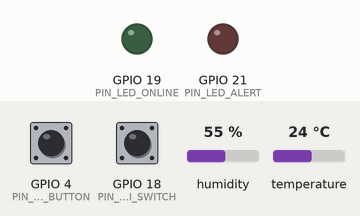
Bench run of a sketch on a simulated ESP32. On the bench: output pins drawn as LEDs (lit = HIGH). The inputs (shaded band) are chosen by the test bench; at power-on: temperature 24 °C, GPIO 18 (PIN_WIFI_SWITCH) LOW, GPIO 4 (PIN_BEAT_BUTTON) HIGH, humidity 55 %. WiFi joins after 1.5 s; servers stay silent unless stated; the local clock reads 2024-03-15 10:24:30 at power-on unless the sketch sets it; random numbers use the default seed unless the sketch sets one; no MQTT or app messages arrive unless stated; what the sketch prints to the serial monitor is not drawn.

Above: at 1.2 s.
1.3 s: temperature set to 37.3 °C
6.2 s: temperature set to 38.6 °C
At 10.5 s:
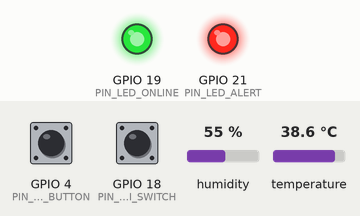
11.5 s: GPIO 18 (PIN_WIFI_SWITCH) pulled HIGH for 0.15 s
At 11.6 s:
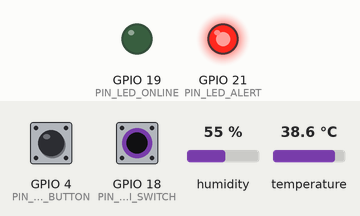
13.2 s: temperature set to 12 °C
At 15.5 s:
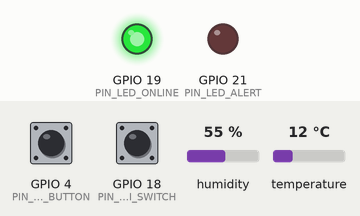
16.5 s: temperature set to 41 °C
At 20.7 s:
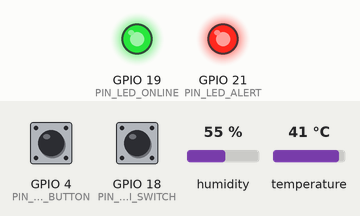
Timing chart, 0 to 22.2 s (numbered marks = the images above; inputs shaded):
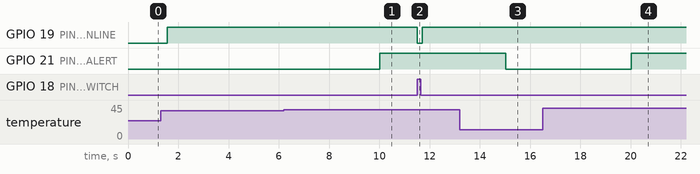

Measured:
- the behaviour switches between 38 and 38.1 °C on temperature (found by bisection; images 0 and 1)
- after the input at 6.2 s, GPIO 21 (PIN_LED_ALERT): LOW → HIGH after 3.8 s
- after the input at 11.5 s, GPIO 19 (PIN_LED_ONLINE): HIGH → LOW at once, → HIGH 0.20 s later
- after the input at 13.2 s, GPIO 21 (PIN_LED_ALERT): HIGH → LOW after 1.8 s
- after the input at 16.5 s, GPIO 21 (PIN_LED_ALERT): LOW → HIGH after 3.5 s

The sketch:

sketch.ino
```cpp
/*
 * CardioIA - Fase 3: Monitoramento Continuo (wearable cardiaco simulado)
 * Autor: Jefferson de Souza Oliveira - RM568138 - Turma 2TIAOR
 *
 * Fluxo: captura -> processamento local -> fila offline -> MQTT/Serial -> dashboard.
 *
 * Toda amostra passa pela fila circular, mesmo com conexao ativa. Ela so sai da fila
 * depois que o envio e confirmado. Com isso, online e offline usam o mesmo caminho e
 * nao existe um trecho de codigo exclusivo para a sincronizacao.
 *
 * Hardware (ver diagram.json):
 *   DHT22         GPIO15  temperatura e umidade (sensor 1)
 *   Botao         GPIO4   cada toque simula um batimento (sensor 2)
 *   Chave         GPIO18  simula o Wi-Fi: esquerda = conectado, direita = sem conexao
 *   LED verde     GPIO19  conectado
 *   LED vermelho  GPIO21  alerta local (funciona mesmo sem conexao)
 *
 * Dados simulados. Este prototipo nao e um dispositivo medico.
 */
#include <Arduino.h>
#include <DHTesp.h>
#include <MQTT.h>
#include <WiFi.h>
#include <WiFiClientSecure.h>
#include <time.h>

#include "ring_buffer.h"

// 1 = envia ao broker MQTT (Parte 2) e registra no Serial.
// 0 = somente Serial: o Monitor Serial faz o papel da nuvem (Parte 1).
#define MQTT_ENABLED 1

// ---------------------------------- Pinos -----------------------------------
const uint8_t PIN_DHT = 15;
const uint8_t PIN_BEAT_BUTTON = 4;
const uint8_t PIN_WIFI_SWITCH = 18;
const uint8_t PIN_LED_ONLINE = 19;
const uint8_t PIN_LED_ALERT = 21;

// ------------------------------- Configuracao --------------------------------
const char *DEVICE_ID = "cardioia-7f3a9c";  // sufixo evita colisao de topicos no broker publico
const char *WIFI_SSID = "Wokwi-GUEST";  // rede aberta do simulador

// Broker publico da HiveMQ, sem autenticacao: qualquer pessoa pode ler e publicar nos
// topicos. Aceitavel aqui porque os dados sao simulados; em producao exigiria broker
// privado e autenticacao por dispositivo (ver docs/).
const char *MQTT_HOST = "broker.hivemq.com";
const uint16_t MQTT_PORT = 8883;  // MQTT sobre TLS

const uint32_t SAMPLE_PERIOD_MS = 5000;  // uma amostra a cada 5 s

// Capacidade: 5.000 amostras x 5 s = cerca de 6,9 h sem conexao, usando 80 KB de RAM
// (16 bytes por amostra). Cobre uma saida prolongada do paciente sem rede.
#ifndef BUFFER_CAPACITY
#define BUFFER_CAPACITY 5000
#endif

const uint8_t FLUSH_PER_LOOP = 10;      // envia em lotes para nao travar a captura
const uint32_t BEAT_DEBOUNCE_MS = 80;   // filtra o repique do botao
const uint32_t BEAT_TIMEOUT_MS = 10000; // sem toques por 10 s = sem sinal (bpm 0)
const uint32_t MQTT_RETRY_MS = 5000;    // intervalo entre tentativas de conexao
const uint32_t BACKLOG_AGE_MS = 2 * SAMPLE_PERIOD_MS;  // amostra mais velha e backlog

// Limites de alerta definidos para o projeto.
const uint16_t BPM_MAX = 120;    // acima: taquicardia
const uint16_t BPM_MIN = 50;     // abaixo (com sinal): bradicardia
const int16_t TEMP_MAX_DECI = 380;  // acima de 38,0 C: febre

// ---------------------------------- Modelo -----------------------------------
struct Sample {
  uint32_t seq;         // numero de sequencia, permite detectar perdas na nuvem
  uint32_t capturedMs;  // millis() da captura; o horario real e calculado no envio
  int16_t tempDeci;     // temperatura em decimos de grau (365 = 36,5 C)
  int16_t humDeci;      // umidade em decimos de % (550 = 55,0 %)
  uint16_t bpm;         // 0 = sem sinal
};
static_assert(sizeof(Sample) == 16, "Sample deve ocupar 16 bytes");

const int16_t SENSOR_FAIL = INT16_MIN;  // marca uma leitura invalida do DHT22

enum AlertFlags : uint8_t { ALERT_TACHY = 1, ALERT_BRADY = 2, ALERT_FEVER = 4 };

RingBuffer<Sample> buffer;
DHTesp dht;
uint32_t nextSeq = 1;
uint32_t lastSampleMs = 0;
bool linkUp = false;  // ultimo estado de conexao informado no Serial

// --------------------------------- Batimentos ---------------------------------
// A interrupcao registra o instante de cada toque, sem perder batimentos enquanto o
// loop esta ocupado com a rede.
const uint8_t BEAT_WINDOW = 6;  // 6 toques = 5 intervalos na media
volatile uint32_t beatTimes[BEAT_WINDOW];
volatile uint8_t beatCount = 0;
portMUX_TYPE beatMux = portMUX_INITIALIZER_UNLOCKED;

void IRAM_ATTR onBeat() {
  const uint32_t now = millis();
  portENTER_CRITICAL_ISR(&beatMux);
  const uint32_t last = beatCount ? beatTimes[beatCount - 1] : 0;
  if (beatCount == 0 || now - last >= BEAT_DEBOUNCE_MS) {
    if (beatCount && now - last > BEAT_TIMEOUT_MS) beatCount = 0;  // nova sequencia
    if (beatCount == BEAT_WINDOW) {
      for (uint8_t i = 1; i < BEAT_WINDOW; i++) beatTimes[i - 1] = beatTimes[i];
      beatCount = beatCount - 1;
    }
    beatTimes[beatCount] = now;
    beatCount = beatCount + 1;
  }
  portEXIT_CRITICAL_ISR(&beatMux);
}

// Calcula o BPM pela media dos ultimos intervalos. Contar toques por 60 s deixaria a
// leitura lenta demais para reagir a uma mudanca de ritmo.
uint16_t currentBpm() {
  portENTER_CRITICAL(&beatMux);
  const uint8_t n = beatCount;
  const uint32_t first = n ? beatTimes[0] : 0;
  const uint32_t last = n ? beatTimes[n - 1] : 0;
  portEXIT_CRITICAL(&beatMux);

  // Exige ao menos 3 toques: com 2, um intervalo isolado geraria um falso alerta.
  if (n < 3 || millis() - last > BEAT_TIMEOUT_MS) return 0;
  const uint32_t avgInterval = (last - first) / (n - 1);
  return avgInterval ? (uint16_t)(60000UL / avgInterval) : 0;
}

// ----------------------------------- Alertas -----------------------------------
uint8_t evaluateAlerts(const Sample &s) {
  uint8_t flags = 0;
  if (s.bpm > BPM_MAX) flags |= ALERT_TACHY;
  if (s.bpm > 0 && s.bpm < BPM_MIN) flags |= ALERT_BRADY;
  if (s.tempDeci != SENSOR_FAIL && s.tempDeci > TEMP_MAX_DECI) flags |= ALERT_FEVER;
  return flags;
}

const char *alertText(uint8_t flags) {
  switch (flags) {
    case 0: return "normal";
    case ALERT_TACHY: return "taquicardia";
    case ALERT_BRADY: return "bradicardia";
    case ALERT_FEVER: return "febre";
    case ALERT_TACHY | ALERT_FEVER: return "taquicardia+febre";
    case ALERT_BRADY | ALERT_FEVER: return "bradicardia+febre";
    default: return "indefinido";
  }
}

// ------------------------------------ JSON -------------------------------------
// Horario real da captura = agora - idade da amostra. Assim, amostras coletadas antes
// de o relogio sincronizar tambem recebem o horario correto. Retorna 0 se nao houver NTP.
uint32_t captureEpoch(const Sample &s) {
  const time_t now = time(nullptr);
  if (now < 1700000000) return 0;
  return (uint32_t)now - (millis() - s.capturedMs) / 1000;
}

void formatJson(const Sample &s, bool backlog, char *out, size_t len) {
  char temp[8] = "null", hum[8] = "null";  // sensor com falha vira null no JSON
  if (s.tempDeci != SENSOR_FAIL) snprintf(temp, sizeof temp, "%.1f", s.tempDeci / 10.0f);
  if (s.humDeci != SENSOR_FAIL) snprintf(hum, sizeof hum, "%.1f", s.humDeci / 10.0f);
  snprintf(out, len,
           "{\"device\":\"%s\",\"seq\":%lu,\"ts\":%lu,\"temp\":%s,\"hum\":%s,\"bpm\":%u,"
           "\"alert\":\"%s\",\"backlog\":%s,\"queue\":%u,\"dropped\":%lu}",
           DEVICE_ID, (unsigned long)s.seq, (unsigned long)captureEpoch(s), temp, hum, s.bpm,
           alertText(evaluateAlerts(s)), backlog ? "true" : "false", (unsigned)buffer.size() - 1,  // fila sem esta amostra
           (unsigned long)buffer.dropped());
}

// ------------------------------------ Rede -------------------------------------
// Conectividade simulada: a variavel booleana pedida no enunciado, controlada pela chave.
bool connectivityEnabled() { return digitalRead(PIN_WIFI_SWITCH) == LOW; }

#if MQTT_ENABLED
WiFiClientSecure tlsClient;
MQTTClient mqtt(512);
String topicVitals, topicBacklog, topicStatus, clientId;
uint32_t lastMqttAttemptMs = 0;
bool ntpStarted = false;

void setupNetwork() {
  topicVitals = String("cardioia/") + DEVICE_ID + "/vitals";
  topicBacklog = String("cardioia/") + DEVICE_ID + "/backlog";
  topicStatus = String("cardioia/") + DEVICE_ID + "/status";
  // No broker publico, dois clientes com o mesmo ID derrubam um ao outro.
  clientId = String(DEVICE_ID) + "-" + String((uint32_t)esp_random(), HEX);

  WiFi.mode(WIFI_STA);
  WiFi.begin(WIFI_SSID, "", 6);  // canal 6 acelera a conexao no Wokwi

  // TLS criptografa o trafego, mas setInsecure() nao valida o certificado do broker.
  // Limitacao aceita no prototipo e documentada no relatorio.
  tlsClient.setInsecure();
  mqtt.begin(MQTT_HOST, MQTT_PORT, tlsClient);
  mqtt.setOptions(30, true, 3000);  // keep-alive 30 s, sessao limpa, timeout 3 s
  // Last Will: se o dispositivo cair sem avisar, o broker publica "offline".
  mqtt.setWill(topicStatus.c_str(), "offline", true, 1);
}

// Retorna true quando o MQTT esta pronto. Nunca fica bloqueada a espera do Wi-Fi: a
// captura precisa continuar enquanto a rede nao volta.
bool serviceNetwork() {
  if (!connectivityEnabled()) {
    if (mqtt.connected()) {
      mqtt.publish(topicStatus.c_str(), "offline", true, 1);
      mqtt.disconnect();
    }
    return false;
  }
  if (WiFi.status() != WL_CONNECTED) return false;
  if (!ntpStarted) {
    configTime(0, 0, "pool.ntp.org", "time.google.com");
    ntpStarted = true;
  }
  if (!mqtt.connected()) {
    if (lastMqttAttemptMs && millis() - lastMqttAttemptMs < MQTT_RETRY_MS) return false;
    lastMqttAttemptMs = millis();
    Serial.println(F("[REDE] conectando ao broker..."));
    if (!mqtt.connect(clientId.c_str())) {
      Serial.printf("[REDE] falha no MQTT, erro %d\n", mqtt.lastError());
      return false;
    }
    mqtt.publish(topicStatus.c_str(), "online", true, 1);
  }
  mqtt.loop();
  return true;
}

// QoS 1: publish() so retorna true depois do PUBACK do broker.
bool transmit(const char *json, bool backlog) {
  const String &topic = backlog ? topicBacklog : topicVitals;
  if (!mqtt.publish(topic.c_str(), json, false, 1)) return false;
  Serial.printf("[CLOUD] %s %s\n", topic.c_str(), json);
  return true;
}
#else
// Modo somente Serial: o Monitor Serial faz o papel da nuvem, como permite o enunciado.
void setupNetwork() {}
bool serviceNetwork() { return connectivityEnabled(); }
bool transmit(const char *json, bool) {
  Serial.print(F("[CLOUD] "));
  Serial.println(json);
  return true;
}
#endif

// ------------------------------- Captura e envio --------------------------------
void captureSample() {
  const TempAndHumidity reading = dht.getTempAndHumidity();
  Sample s;
  s.seq = nextSeq++;
  s.capturedMs = millis();
  s.tempDeci = isnan(reading.temperature) ? SENSOR_FAIL : (int16_t)lround(reading.temperature * 10);
  s.humDeci = isnan(reading.humidity) ? SENSOR_FAIL : (int16_t)lround(reading.humidity * 10);
  s.bpm = currentBpm();

  const bool keptAll = buffer.push(s);
  digitalWrite(PIN_LED_ALERT, evaluateAlerts(s) ? HIGH : LOW);  // alerta local imediato

  Serial.printf("[EDGE] seq=%lu temp=%.1f hum=%.1f bpm=%u alerta=%s fila=%u/%u\n",
                (unsigned long)s.seq, s.tempDeci / 10.0f, s.humDeci / 10.0f, s.bpm,
                alertText(evaluateAlerts(s)), (unsigned)buffer.size(),
                (unsigned)buffer.capacity());
  if (!keptAll) {
    Serial.printf("[EDGE] fila cheia: amostra mais antiga descartada (total %lu)\n",
                  (unsigned long)buffer.dropped());
  }
}

// Envia em ordem, da mais antiga para a mais nova. Em caso de falha, a amostra continua
// na fila e o envio e retomado depois, preservando a ordem.
void flushBuffer() {
  Sample s;
  char json[256];
  for (uint8_t i = 0; i < FLUSH_PER_LOOP && buffer.peek(s); i++) {
    // Amostras antigas vao para outro topico, para nao distorcer o painel em tempo real.
    const bool backlog = millis() - s.capturedMs > BACKLOG_AGE_MS;
    formatJson(s, backlog, json, sizeof json);
    if (!transmit(json, backlog)) {
      Serial.println(F("[REDE] envio nao confirmado; amostra mantida na fila"));
      return;
    }
    buffer.pop();  // equivale a apagar o registro local apos o envio
  }
}

void reportLinkChange(bool online) {
  if (online == linkUp) return;
  linkUp = online;
  digitalWrite(PIN_LED_ONLINE, online ? HIGH : LOW);
  if (online) {
    Serial.printf("[REDE] ONLINE: sincronizando %u amostra(s)\n", (unsigned)buffer.size());
  } else {
    Serial.println(F("[REDE] OFFLINE: coleta continua na fila local"));
  }
}

void setup() {
  Serial.begin(115200);
  pinMode(PIN_BEAT_BUTTON, INPUT_PULLUP);
  pinMode(PIN_WIFI_SWITCH, INPUT_PULLUP);
  pinMode(PIN_LED_ONLINE, OUTPUT);
  pinMode(PIN_LED_ALERT, OUTPUT);
  attachInterrupt(digitalPinToInterrupt(PIN_BEAT_BUTTON), onBeat, FALLING);
  dht.setup(PIN_DHT, DHTesp::DHT22);
  if (!buffer.begin(BUFFER_CAPACITY)) {
    Serial.println(F("[BOOT] ERRO: sem memoria para a fila; amostras nao serao retidas"));
  }
  setupNetwork();
  Serial.printf("[BOOT] CardioIA | modo=%s | fila=%u amostras | periodo=%lu ms | heap livre=%lu\n",
                MQTT_ENABLED ? "MQTT" : "somente Serial", (unsigned)buffer.capacity(),
                (unsigned long)SAMPLE_PERIOD_MS, (unsigned long)ESP.getFreeHeap());
}

void loop() {
  const uint32_t now = millis();
  if (now - lastSampleMs >= SAMPLE_PERIOD_MS) {
    lastSampleMs = now;
    captureSample();
  }
  const bool online = serviceNetwork();
  reportLinkChange(online);
  if (online) flushBuffer();
  delay(10);
}
```

ring_buffer.h
```cpp
// ring_buffer.h - Fila circular de capacidade fixa (FIFO) usada na resiliencia offline.
//
// Regra de negocio: quando a fila enche, a amostra MAIS ANTIGA e descartada para abrir
// espaco para a nova, pois em monitoramento cardiaco o estado recente do paciente vale
// mais que o historico antigo. Cada descarte e contabilizado em dropped().
//
// A memoria e alocada uma unica vez, em begin(): um array estatico desse tamanho nao cabe
// no segmento DRAM do ESP32 junto com as bibliotecas de Wi-Fi e TLS.
//
// O codigo nao depende do Arduino, o que permite testa-lo no computador
// (ver tools/test_ring_buffer.cpp).
#pragma once
#include <stddef.h>
#include <stdint.h>
#include <new>

template <typename T>
class RingBuffer {
 public:
  // Aloca a fila. Retorna false se nao houver memoria para a capacidade pedida.
  bool begin(size_t capacity) {
    items_ = new (std::nothrow) T[capacity];
    capacity_ = items_ ? capacity : 0;
    return items_ != nullptr;
  }

  // Insere no fim da fila. Retorna false se precisou descartar a amostra mais antiga.
  bool push(const T &item) {
    if (capacity_ == 0) {
      dropped_++;
      return false;
    }
    bool keptAll = true;
    if (count_ == capacity_) {
      head_ = (head_ + 1) % capacity_;
      count_--;
      dropped_++;
      keptAll = false;
    }
    items_[(head_ + count_) % capacity_] = item;
    count_++;
    return keptAll;
  }

  // Le a amostra mais antiga SEM remove-la: ela so sai da fila com pop(),
  // chamado apos a confirmacao do envio. Assim, uma falha de rede nao perde dados.
  bool peek(T &out) const {
    if (count_ == 0) return false;
    out = items_[head_];
    return true;
  }

  // Remove a amostra mais antiga.
  bool pop() {
    if (count_ == 0) return false;
    head_ = (head_ + 1) % capacity_;
    count_--;
    return true;
  }

  size_t size() const { return count_; }
  size_t capacity() const { return capacity_; }
  bool empty() const { return count_ == 0; }
  uint32_t dropped() const { return dropped_; }

 private:
  T *items_ = nullptr;
  size_t capacity_ = 0;
  size_t head_ = 0;
  size_t count_ = 0;
  uint32_t dropped_ = 0;
};
```
